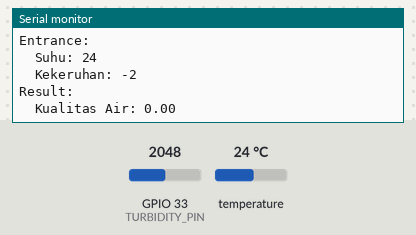
The program below on a simulated ESP32. Shown: the last lines printed to the serial monitor. Inputs (shaded band) come from the test bench; at power-on: temperature 24 °C, GPIO 33 (TURBIDITY_PIN) = 2048. WiFi joins after 1.5 s; servers stay silent unless stated.

Above: at 3.0 s.
3.1 s: temperature set to 12 °C
6.7 s: GPIO 33 (TURBIDITY_PIN) set to 2866
At 10.1 s:
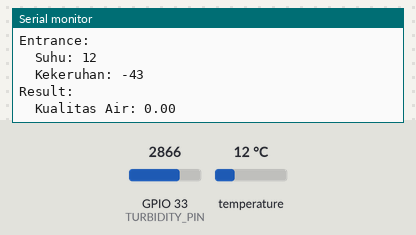
10.3 s: temperature set to 19 °C
13.9 s: GPIO 33 (TURBIDITY_PIN) set to 3603
At 17.8 s:
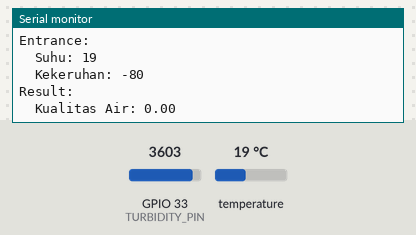

The program:

main.cpp
```cpp
#define BLYNK_TEMPLATE_ID "TMPL6j0CoiNFB"
#define BLYNK_TEMPLATE_NAME "WaterQuality"
#define BLYNK_AUTH_TOKEN "22tAljdGlbicf3Aj8o1E61uGz0a2XgSH"

#include <Arduino.h>
#include <WiFi.h>
#include <BlynkSimpleEsp32.h>
#include <OneWire.h>
#include <DallasTemperature.h>
#include <Fuzzy.h>

#define ONEWIRE_BUS 4
#define TURBIDITY_PIN 33

char auth[] = "22tAljdGlbicf3Aj8o1E61uGz0a2XgSH";  // Ganti dengan token otentikasi Blynk Anda
char ssid[] = "DODYANA123 4G";   // Ganti dengan nama WiFi Anda
char pass[] = "DodY1118*";

OneWire oneWire(ONEWIRE_BUS);
DallasTemperature sensors(&oneWire);
BlynkTimer timer;

Fuzzy *fuzzy = new Fuzzy();

void setup() {
  // put your setup code here, to run once:
  Serial.begin(9600);
  randomSeed(analogRead(0));

  // Fuzzy Input for Suhu
  FuzzyInput *suhu = new FuzzyInput(1);
  FuzzySet *dingin = new FuzzySet(0, 8, 15, 23);
  FuzzySet *normal = new FuzzySet(18, 23, 28, 33);
  FuzzySet *panas = new FuzzySet(28, 38, 42, 50);
  suhu->addFuzzySet(dingin);
  suhu->addFuzzySet(normal);
  suhu->addFuzzySet(panas);
  fuzzy->addFuzzyInput(suhu);

  // Fuzzy Input for Ammonia
  FuzzyInput *kekeruhan = new FuzzyInput(2);
  FuzzySet *jernih = new FuzzySet(0, 0, 1, 2);
  FuzzySet *keruh = new FuzzySet(1, 3, 4, 5);
  kekeruhan->addFuzzySet(jernih);
  kekeruhan->addFuzzySet(keruh);
  fuzzy->addFuzzyInput(kekeruhan);


  // Fuzzy Output for PWM Blower
  FuzzyOutput *kualitasair = new FuzzyOutput(1);
  FuzzySet *jelek = new FuzzySet(0, 10, 20, 40);
  FuzzySet *cukup = new FuzzySet(20, 45, 55, 80);
  FuzzySet *bagus = new FuzzySet(60, 80, 90, 100);
  kualitasair->addFuzzySet(jelek);
  kualitasair->addFuzzySet(cukup);
  kualitasair->addFuzzySet(bagus);
  fuzzy->addFuzzyOutput(kualitasair);

  FuzzyRuleAntecedent *dingin_keruh = new FuzzyRuleAntecedent();
  dingin_keruh->joinWithAND(dingin, keruh);
  FuzzyRuleConsequent *rule1_output = new FuzzyRuleConsequent();
  rule1_output->addOutput(jelek);
  FuzzyRule *fuzzyRule1 = new FuzzyRule(1, dingin_keruh, rule1_output);
  fuzzy->addFuzzyRule(fuzzyRule1);

  FuzzyRuleAntecedent *normal_keruh = new FuzzyRuleAntecedent();
  normal_keruh->joinWithAND(normal, keruh);
  FuzzyRuleConsequent *rule2_output = new FuzzyRuleConsequent();
  rule2_output->addOutput(cukup);
  FuzzyRule *fuzzyRule2 = new FuzzyRule(2, normal_keruh, rule2_output);
  fuzzy->addFuzzyRule(fuzzyRule2);

  FuzzyRuleAntecedent *panas_keruh = new FuzzyRuleAntecedent();
  panas_keruh->joinWithAND(panas, keruh);
  FuzzyRuleConsequent *rule3_output = new FuzzyRuleConsequent();
  rule3_output->addOutput(jelek);
  FuzzyRule *fuzzyRule3 = new FuzzyRule(3, panas_keruh, rule3_output);
  fuzzy->addFuzzyRule(fuzzyRule3);

    FuzzyRuleAntecedent *dingin_jernih = new FuzzyRuleAntecedent();
  dingin_jernih->joinWithAND(dingin, jernih);
  FuzzyRuleConsequent *rule4_output = new FuzzyRuleConsequent();
  rule1_output->addOutput(jelek);
  FuzzyRule *fuzzyRule4 = new FuzzyRule(4, dingin_jernih, rule4_output);
  fuzzy->addFuzzyRule(fuzzyRule4);

  FuzzyRuleAntecedent *normal_jernih = new FuzzyRuleAntecedent();
  normal_jernih->joinWithAND(normal, jernih);
  FuzzyRuleConsequent *rule5_output = new FuzzyRuleConsequent();
  rule2_output->addOutput(cukup);
  FuzzyRule *fuzzyRule5 = new FuzzyRule(5, normal_jernih, rule5_output);
  fuzzy->addFuzzyRule(fuzzyRule5);

  FuzzyRuleAntecedent *panas_jernih = new FuzzyRuleAntecedent();
  panas_jernih->joinWithAND(panas, jernih);
  FuzzyRuleConsequent *rule6_output = new FuzzyRuleConsequent();
  rule3_output->addOutput(jelek);
  FuzzyRule *fuzzyRule6 = new FuzzyRule(6, panas_jernih, rule6_output);
  fuzzy->addFuzzyRule(fuzzyRule6);

  WiFi.begin(ssid, pass);
  while (WiFi.status() != WL_CONNECTED) {
    delay(250);
    Serial.print(".");
  }
  Serial.println("Connected to WiFi");

  // Inisialisasi Blynk
  Blynk.begin(auth, ssid, pass);

  sensors.begin();
}

void loop() {
  // put your main code here, to run repeatedly:
  Blynk.run();

  sensors.requestTemperatures();
  float temperatureC = sensors.getTempCByIndex(0);
  float temperatureF = sensors.getTempFByIndex(0);
  Serial.print(temperatureC);
  Serial.println("ºC");
  Serial.print(temperatureF);
  Serial.println("ºF");

  int turbidityValue = analogRead(TURBIDITY_PIN);
  int turbidity = map(turbidityValue, 0, 2000, 100, 0);
  Serial.print("Turbidity Asli: ");
  Serial.println(turbidityValue);
  Serial.print("Turbidity Mapping: ");
  Serial.println(turbidity);

  int inputSuhu = temperatureC;
  int inputKekeruhan = turbidity;

  Serial.println("\n\n\nEntrance: ");
  Serial.print("\tSuhu: ");
  Serial.println(inputSuhu);
  Serial.print("\tKekeruhan: ");
  Serial.println(inputKekeruhan);

  fuzzy->setInput(1, inputSuhu);
  fuzzy->setInput(2, inputKekeruhan);
  //fuzzy->fuzzify();
  //fuzzy->defuzzify(1);
  float kualitasair;

  Serial.println("Result: ");
  Serial.print("\tKualitas Air: ");
  Serial.println(kualitasair);

  delay(6000);

  Blynk.virtualWrite(V0, temperatureC);
  Blynk.virtualWrite(V1, turbidity);

}
```

Measured:
- after the input at 6.7 s, the serial monitor: prints a new line after 2.8 s (image 1)
- after the input at 13.9 s, the serial monitor: prints a new line after 2.4 s (image 2)
